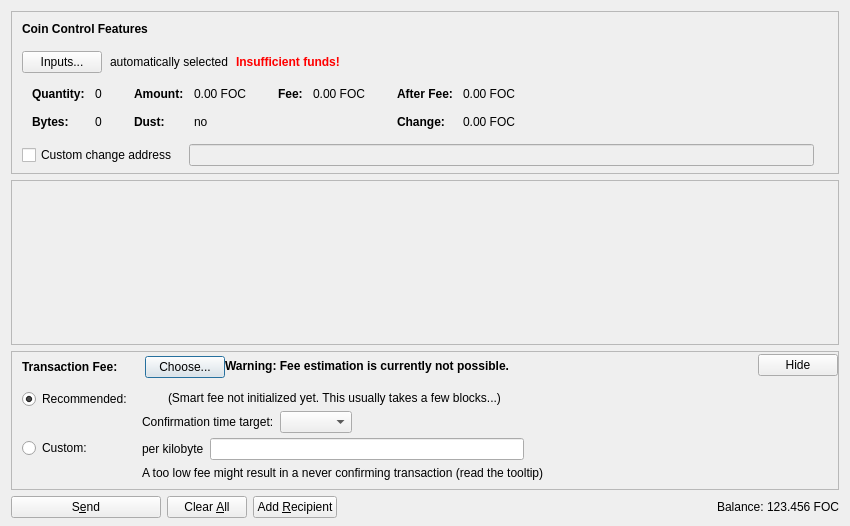
<?xml version="1.0" encoding="UTF-8"?>
<ui version="4.0">
 <class>SendCoinsDialog</class>
 <widget class="QDialog" name="SendCoinsDialog">
  <property name="geometry">
   <rect>
    <x>0</x>
    <y>0</y>
    <width>850</width>
    <height>526</height>
   </rect>
  </property>
  <property name="windowTitle">
   <string>Send Coins</string>
  </property>
  <layout class="QVBoxLayout" name="verticalLayout" stretch="0,1,0,0">
   <property name="bottomMargin">
    <number>8</number>
   </property>
   <item>
    <widget class="QFrame" name="frameCoinControl">
     <property name="sizePolicy">
      <sizepolicy hsizetype="Expanding" vsizetype="Expanding">
       <horstretch>0</horstretch>
       <verstretch>0</verstretch>
      </sizepolicy>
     </property>
     <property name="maximumSize">
      <size>
       <width>16777215</width>
       <height>16777215</height>
      </size>
     </property>
     <property name="frameShape">
      <enum>QFrame::StyledPanel</enum>
     </property>
     <property name="frameShadow">
      <enum>QFrame::Sunken</enum>
     </property>
     <layout class="QVBoxLayout" name="verticalLayoutCoinControl2">
      <property name="spacing">
       <number>0</number>
      </property>
      <property name="leftMargin">
       <number>0</number>
      </property>
      <property name="topMargin">
       <number>0</number>
      </property>
      <property name="rightMargin">
       <number>0</number>
      </property>
      <property name="bottomMargin">
       <number>6</number>
      </property>
      <item>
       <layout class="QVBoxLayout" name="verticalLayoutCoinControl" stretch="0,0,0,0,1">
        <property name="spacing">
         <number>0</number>
        </property>
        <property name="leftMargin">
         <number>10</number>
        </property>
        <property name="topMargin">
         <number>10</number>
        </property>
        <item>
         <layout class="QHBoxLayout" name="horizontalLayoutCoinControl1">
          <property name="bottomMargin">
           <number>15</number>
          </property>
          <item>
           <widget class="QLabel" name="labelCoinControlFeatures">
            <property name="sizePolicy">
             <sizepolicy hsizetype="Preferred" vsizetype="Maximum">
              <horstretch>0</horstretch>
              <verstretch>0</verstretch>
             </sizepolicy>
            </property>
            <property name="font">
             <font>
              <weight>75</weight>
              <bold>true</bold>
             </font>
            </property>
            <property name="styleSheet">
             <string notr="true">font-weight:bold;</string>
            </property>
            <property name="text">
             <string>Coin Control Features</string>
            </property>
           </widget>
          </item>
         </layout>
        </item>
        <item>
         <layout class="QHBoxLayout" name="horizontalLayoutCoinControl2" stretch="0,0,0,0">
          <property name="spacing">
           <number>8</number>
          </property>
          <property name="bottomMargin">
           <number>10</number>
          </property>
          <item>
           <widget class="QPushButton" name="pushButtonCoinControl">
            <property name="styleSheet">
             <string notr="true"/>
            </property>
            <property name="text">
             <string>Inputs...</string>
            </property>
            <property name="autoDefault">
             <bool>false</bool>
            </property>
           </widget>
          </item>
          <item>
           <widget class="QLabel" name="labelCoinControlAutomaticallySelected">
            <property name="text">
             <string>automatically selected</string>
            </property>
            <property name="margin">
             <number>5</number>
            </property>
           </widget>
          </item>
          <item>
           <widget class="QLabel" name="labelCoinControlInsuffFunds">
            <property name="font">
             <font>
              <weight>75</weight>
              <bold>true</bold>
             </font>
            </property>
            <property name="styleSheet">
             <string notr="true">color:red;font-weight:bold;</string>
            </property>
            <property name="text">
             <string>Insufficient funds!</string>
            </property>
            <property name="margin">
             <number>5</number>
            </property>
           </widget>
          </item>
          <item>
           <spacer name="horizontalSpacerCoinControl">
            <property name="orientation">
             <enum>Qt::Horizontal</enum>
            </property>
            <property name="sizeHint" stdset="0">
             <size>
              <width>40</width>
              <height>1</height>
             </size>
            </property>
           </spacer>
          </item>
         </layout>
        </item>
        <item>
         <widget class="QWidget" name="widgetCoinControl" native="true">
          <property name="sizePolicy">
           <sizepolicy hsizetype="Preferred" vsizetype="Preferred">
            <horstretch>0</horstretch>
            <verstretch>0</verstretch>
           </sizepolicy>
          </property>
          <property name="minimumSize">
           <size>
            <width>0</width>
            <height>0</height>
           </size>
          </property>
          <property name="styleSheet">
           <string notr="true"/>
          </property>
          <layout class="QHBoxLayout" name="horizontalLayoutCoinControl5">
           <property name="leftMargin">
            <number>0</number>
           </property>
           <property name="topMargin">
            <number>0</number>
           </property>
           <property name="rightMargin">
            <number>0</number>
           </property>
           <property name="bottomMargin">
            <number>0</number>
           </property>
           <item>
            <layout class="QHBoxLayout" name="horizontalLayoutCoinControl3" stretch="0,0,0,1">
             <property name="spacing">
              <number>20</number>
             </property>
             <property name="topMargin">
              <number>0</number>
             </property>
             <property name="bottomMargin">
              <number>10</number>
             </property>
             <item>
              <layout class="QFormLayout" name="formLayoutCoinControl1">
               <property name="horizontalSpacing">
                <number>10</number>
               </property>
               <property name="verticalSpacing">
                <number>14</number>
               </property>
               <property name="leftMargin">
                <number>10</number>
               </property>
               <property name="topMargin">
                <number>4</number>
               </property>
               <property name="rightMargin">
                <number>6</number>
               </property>
               <item row="0" column="0">
                <widget class="QLabel" name="labelCoinControlQuantityText">
                 <property name="font">
                  <font>
                   <weight>75</weight>
                   <bold>true</bold>
                  </font>
                 </property>
                 <property name="text">
                  <string>Quantity:</string>
                 </property>
                 <property name="margin">
                  <number>0</number>
                 </property>
                </widget>
               </item>
               <item row="0" column="1">
                <widget class="QLabel" name="labelCoinControlQuantity">
                 <property name="cursor">
                  <cursorShape>IBeamCursor</cursorShape>
                 </property>
                 <property name="contextMenuPolicy">
                  <enum>Qt::ActionsContextMenu</enum>
                 </property>
                 <property name="text">
                  <string notr="true">0</string>
                 </property>
                 <property name="margin">
                  <number>0</number>
                 </property>
                 <property name="textInteractionFlags">
                  <set>Qt::LinksAccessibleByMouse|Qt::TextSelectableByKeyboard|Qt::TextSelectableByMouse</set>
                 </property>
                </widget>
               </item>
               <item row="1" column="0">
                <widget class="QLabel" name="labelCoinControlBytesText">
                 <property name="font">
                  <font>
                   <weight>75</weight>
                   <bold>true</bold>
                  </font>
                 </property>
                 <property name="text">
                  <string>Bytes:</string>
                 </property>
                </widget>
               </item>
               <item row="1" column="1">
                <widget class="QLabel" name="labelCoinControlBytes">
                 <property name="cursor">
                  <cursorShape>IBeamCursor</cursorShape>
                 </property>
                 <property name="contextMenuPolicy">
                  <enum>Qt::ActionsContextMenu</enum>
                 </property>
                 <property name="text">
                  <string notr="true">0</string>
                 </property>
                 <property name="textInteractionFlags">
                  <set>Qt::LinksAccessibleByMouse|Qt::TextSelectableByKeyboard|Qt::TextSelectableByMouse</set>
                 </property>
                </widget>
               </item>
              </layout>
             </item>
             <item>
              <layout class="QFormLayout" name="formLayoutCoinControl2">
               <property name="horizontalSpacing">
                <number>10</number>
               </property>
               <property name="verticalSpacing">
                <number>14</number>
               </property>
               <property name="leftMargin">
                <number>6</number>
               </property>
               <property name="topMargin">
                <number>4</number>
               </property>
               <property name="rightMargin">
                <number>6</number>
               </property>
               <item row="0" column="0">
                <widget class="QLabel" name="labelCoinControlAmountText">
                 <property name="font">
                  <font>
                   <weight>75</weight>
                   <bold>true</bold>
                  </font>
                 </property>
                 <property name="text">
                  <string>Amount:</string>
                 </property>
                 <property name="margin">
                  <number>0</number>
                 </property>
                </widget>
               </item>
               <item row="0" column="1">
                <widget class="QLabel" name="labelCoinControlAmount">
                 <property name="cursor">
                  <cursorShape>IBeamCursor</cursorShape>
                 </property>
                 <property name="contextMenuPolicy">
                  <enum>Qt::ActionsContextMenu</enum>
                 </property>
                 <property name="text">
                  <string notr="true">0.00 FOC</string>
                 </property>
                 <property name="textInteractionFlags">
                  <set>Qt::LinksAccessibleByMouse|Qt::TextSelectableByKeyboard|Qt::TextSelectableByMouse</set>
                 </property>
                </widget>
               </item>
               <item row="1" column="0">
                <widget class="QLabel" name="labelCoinControlLowOutputText">
                 <property name="font">
                  <font>
                   <weight>75</weight>
                   <bold>true</bold>
                  </font>
                 </property>
                 <property name="text">
                  <string>Dust:</string>
                 </property>
                </widget>
               </item>
               <item row="1" column="1">
                <widget class="QLabel" name="labelCoinControlLowOutput">
                 <property name="cursor">
                  <cursorShape>IBeamCursor</cursorShape>
                 </property>
                 <property name="contextMenuPolicy">
                  <enum>Qt::ActionsContextMenu</enum>
                 </property>
                 <property name="text">
                  <string notr="true">no</string>
                 </property>
                 <property name="textInteractionFlags">
                  <set>Qt::LinksAccessibleByMouse|Qt::TextSelectableByKeyboard|Qt::TextSelectableByMouse</set>
                 </property>
                </widget>
               </item>
              </layout>
             </item>
             <item>
              <layout class="QFormLayout" name="formLayoutCoinControl3">
               <property name="horizontalSpacing">
                <number>10</number>
               </property>
               <property name="verticalSpacing">
                <number>14</number>
               </property>
               <property name="leftMargin">
                <number>6</number>
               </property>
               <property name="topMargin">
                <number>4</number>
               </property>
               <property name="rightMargin">
                <number>6</number>
               </property>
               <item row="0" column="0">
                <widget class="QLabel" name="labelCoinControlFeeText">
                 <property name="font">
                  <font>
                   <weight>75</weight>
                   <bold>true</bold>
                  </font>
                 </property>
                 <property name="text">
                  <string>Fee:</string>
                 </property>
                 <property name="margin">
                  <number>0</number>
                 </property>
                </widget>
               </item>
               <item row="0" column="1">
                <widget class="QLabel" name="labelCoinControlFee">
                 <property name="cursor">
                  <cursorShape>IBeamCursor</cursorShape>
                 </property>
                 <property name="contextMenuPolicy">
                  <enum>Qt::ActionsContextMenu</enum>
                 </property>
                 <property name="text">
                  <string notr="true">0.00 FOC</string>
                 </property>
                 <property name="textInteractionFlags">
                  <set>Qt::LinksAccessibleByMouse|Qt::TextSelectableByKeyboard|Qt::TextSelectableByMouse</set>
                 </property>
                </widget>
               </item>
              </layout>
             </item>
             <item>
              <layout class="QFormLayout" name="formLayoutCoinControl4">
               <property name="horizontalSpacing">
                <number>10</number>
               </property>
               <property name="verticalSpacing">
                <number>14</number>
               </property>
               <property name="leftMargin">
                <number>6</number>
               </property>
               <property name="topMargin">
                <number>4</number>
               </property>
               <property name="rightMargin">
                <number>6</number>
               </property>
               <item row="0" column="0">
                <widget class="QLabel" name="labelCoinControlAfterFeeText">
                 <property name="font">
                  <font>
                   <weight>75</weight>
                   <bold>true</bold>
                  </font>
                 </property>
                 <property name="text">
                  <string>After Fee:</string>
                 </property>
                 <property name="margin">
                  <number>0</number>
                 </property>
                </widget>
               </item>
               <item row="0" column="1">
                <widget class="QLabel" name="labelCoinControlAfterFee">
                 <property name="cursor">
                  <cursorShape>IBeamCursor</cursorShape>
                 </property>
                 <property name="contextMenuPolicy">
                  <enum>Qt::ActionsContextMenu</enum>
                 </property>
                 <property name="text">
                  <string notr="true">0.00 FOC</string>
                 </property>
                 <property name="textInteractionFlags">
                  <set>Qt::LinksAccessibleByMouse|Qt::TextSelectableByKeyboard|Qt::TextSelectableByMouse</set>
                 </property>
                </widget>
               </item>
               <item row="1" column="0">
                <widget class="QLabel" name="labelCoinControlChangeText">
                 <property name="font">
                  <font>
                   <weight>75</weight>
                   <bold>true</bold>
                  </font>
                 </property>
                 <property name="text">
                  <string>Change:</string>
                 </property>
                </widget>
               </item>
               <item row="1" column="1">
                <widget class="QLabel" name="labelCoinControlChange">
                 <property name="cursor">
                  <cursorShape>IBeamCursor</cursorShape>
                 </property>
                 <property name="contextMenuPolicy">
                  <enum>Qt::ActionsContextMenu</enum>
                 </property>
                 <property name="text">
                  <string notr="true">0.00 FOC</string>
                 </property>
                 <property name="textInteractionFlags">
                  <set>Qt::LinksAccessibleByMouse|Qt::TextSelectableByKeyboard|Qt::TextSelectableByMouse</set>
                 </property>
                </widget>
               </item>
              </layout>
             </item>
            </layout>
           </item>
          </layout>
         </widget>
        </item>
        <item>
         <layout class="QHBoxLayout" name="horizontalLayoutCoinControl4" stretch="0,0,0">
          <property name="spacing">
           <number>12</number>
          </property>
          <property name="sizeConstraint">
           <enum>QLayout::SetDefaultConstraint</enum>
          </property>
          <property name="topMargin">
           <number>5</number>
          </property>
          <property name="rightMargin">
           <number>5</number>
          </property>
          <item>
           <widget class="QCheckBox" name="checkBoxCoinControlChange">
            <property name="toolTip">
             <string>If this is activated, but the change address is empty or invalid, change will be sent to a newly generated address.</string>
            </property>
            <property name="text">
             <string>Custom change address</string>
            </property>
           </widget>
          </item>
          <item>
           <widget class="QValidatedLineEdit" name="lineEditCoinControlChange">
            <property name="enabled">
             <bool>false</bool>
            </property>
            <property name="sizePolicy">
             <sizepolicy hsizetype="Expanding" vsizetype="Fixed">
              <horstretch>0</horstretch>
              <verstretch>0</verstretch>
             </sizepolicy>
            </property>
           </widget>
          </item>
          <item>
           <widget class="QLabel" name="labelCoinControlChangeLabel">
            <property name="sizePolicy">
             <sizepolicy hsizetype="Preferred" vsizetype="Expanding">
              <horstretch>0</horstretch>
              <verstretch>0</verstretch>
             </sizepolicy>
            </property>
            <property name="minimumSize">
             <size>
              <width>0</width>
              <height>0</height>
             </size>
            </property>
            <property name="text">
             <string/>
            </property>
            <property name="margin">
             <number>3</number>
            </property>
           </widget>
          </item>
         </layout>
        </item>
        <item>
         <spacer name="verticalSpacerCoinControl">
          <property name="orientation">
           <enum>Qt::Vertical</enum>
          </property>
          <property name="sizeHint" stdset="0">
           <size>
            <width>800</width>
            <height>1</height>
           </size>
          </property>
         </spacer>
        </item>
       </layout>
      </item>
     </layout>
    </widget>
   </item>
   <item>
    <widget class="QScrollArea" name="scrollArea">
     <property name="widgetResizable">
      <bool>true</bool>
     </property>
     <widget class="QWidget" name="scrollAreaWidgetContents">
      <property name="geometry">
       <rect>
        <x>0</x>
        <y>0</y>
        <width>830</width>
        <height>104</height>
       </rect>
      </property>
      <layout class="QVBoxLayout" name="verticalLayout_2" stretch="0,1">
       <property name="leftMargin">
        <number>0</number>
       </property>
       <property name="topMargin">
        <number>0</number>
       </property>
       <property name="rightMargin">
        <number>0</number>
       </property>
       <property name="bottomMargin">
        <number>0</number>
       </property>
       <item>
        <layout class="QVBoxLayout" name="entries">
         <property name="spacing">
          <number>6</number>
         </property>
        </layout>
       </item>
       <item>
        <spacer name="verticalSpacer">
         <property name="orientation">
          <enum>Qt::Vertical</enum>
         </property>
         <property name="sizeHint" stdset="0">
          <size>
           <width>20</width>
           <height>40</height>
          </size>
         </property>
        </spacer>
       </item>
      </layout>
     </widget>
    </widget>
   </item>
   <item>
    <widget class="QFrame" name="frameFee">
     <property name="sizePolicy">
      <sizepolicy hsizetype="Expanding" vsizetype="Expanding">
       <horstretch>0</horstretch>
       <verstretch>0</verstretch>
      </sizepolicy>
     </property>
     <property name="maximumSize">
      <size>
       <width>16777215</width>
       <height>16777215</height>
      </size>
     </property>
     <property name="frameShape">
      <enum>QFrame::StyledPanel</enum>
     </property>
     <property name="frameShadow">
      <enum>QFrame::Sunken</enum>
     </property>
     <layout class="QVBoxLayout" name="verticalLayoutFee1">
      <property name="spacing">
       <number>0</number>
      </property>
      <property name="leftMargin">
       <number>0</number>
      </property>
      <property name="topMargin">
       <number>0</number>
      </property>
      <property name="rightMargin">
       <number>0</number>
      </property>
      <property name="bottomMargin">
       <number>0</number>
      </property>
      <item>
       <layout class="QVBoxLayout" name="verticalLayoutFee2" stretch="0,0,0">
        <property name="spacing">
         <number>0</number>
        </property>
        <property name="leftMargin">
         <number>10</number>
        </property>
        <property name="topMargin">
         <number>0</number>
        </property>
        <item>
         <layout class="QHBoxLayout" name="horizontalLayoutFee1">
          <property name="bottomMargin">
           <number>0</number>
          </property>
          <item>
           <layout class="QVBoxLayout" name="verticalLayoutFee7">
            <property name="spacing">
             <number>0</number>
            </property>
            <item>
             <spacer name="verticalSpacerSmartFee">
              <property name="orientation">
               <enum>Qt::Vertical</enum>
              </property>
              <property name="sizeType">
               <enum>QSizePolicy::Fixed</enum>
              </property>
              <property name="sizeHint" stdset="0">
               <size>
                <width>1</width>
                <height>4</height>
               </size>
              </property>
             </spacer>
            </item>
            <item>
             <layout class="QHBoxLayout" name="horizontalLayoutSmartFee">
              <property name="spacing">
               <number>10</number>
              </property>
              <item>
               <widget class="QLabel" name="labelFeeHeadline">
                <property name="sizePolicy">
                 <sizepolicy hsizetype="Preferred" vsizetype="Maximum">
                  <horstretch>0</horstretch>
                  <verstretch>0</verstretch>
                 </sizepolicy>
                </property>
                <property name="font">
                 <font>
                  <weight>75</weight>
                  <bold>true</bold>
                 </font>
                </property>
                <property name="styleSheet">
                 <string notr="true">font-weight:bold;</string>
                </property>
                <property name="text">
                 <string>Transaction Fee:</string>
                </property>
               </widget>
              </item>
              <item>
               <widget class="QLabel" name="labelFeeMinimized">
                <property name="text">
                 <string/>
                </property>
               </widget>
              </item>
              <item>
               <widget class="QPushButton" name="buttonChooseFee">
                <property name="text">
                 <string>Choose...</string>
                </property>
               </widget>
              </item>
             </layout>
            </item>
            <item>
             <spacer name="verticalSpacer_5">
              <property name="orientation">
               <enum>Qt::Vertical</enum>
              </property>
              <property name="sizeHint" stdset="0">
               <size>
                <width>1</width>
                <height>1</height>
               </size>
              </property>
             </spacer>
            </item>
           </layout>
          </item>
          <item>
           <widget class="QLabel" name="fallbackFeeWarningLabel">
            <property name="toolTip">
             <string>Using the fallbackfee can result in sending a transaction that will take several hours or days (or never) to confirm. Consider choosing your fee manually or wait until you have validated the complete chain.</string>
            </property>
            <property name="font">
            <font>
                <weight>75</weight>
                <bold>true</bold>
            </font>
            </property>
            <property name="text">
             <string>Warning: Fee estimation is currently not possible.</string>
            </property>
            <property name="wordWrap">
             <bool>false</bool>
            </property>
           </widget>
          </item>
          <item>
           <spacer name="horizontalSpacer_4">
            <property name="orientation">
             <enum>Qt::Horizontal</enum>
            </property>
            <property name="sizeType">
             <enum>QSizePolicy::MinimumExpanding</enum>
            </property>
            <property name="sizeHint" stdset="0">
             <size>
              <width>40</width>
              <height>20</height>
             </size>
            </property>
           </spacer>
          </item>
          <item>
           <widget class="QPushButton" name="buttonMinimizeFee">
            <property name="toolTip">
             <string>collapse fee-settings</string>
            </property>
            <property name="text">
             <string>Hide</string>
            </property>
           </widget>
          </item>
         </layout>
        </item>
        <item>
         <widget class="QFrame" name="frameFeeSelection">
          <layout class="QVBoxLayout" name="verticalLayoutFee12">
           <property name="spacing">
            <number>0</number>
           </property>
           <property name="leftMargin">
            <number>0</number>
           </property>
           <property name="topMargin">
            <number>0</number>
           </property>
           <property name="rightMargin">
            <number>0</number>
           </property>
           <property name="bottomMargin">
            <number>0</number>
           </property>
           <item>
            <layout class="QGridLayout" name="gridLayoutFee">
             <property name="topMargin">
              <number>10</number>
             </property>
             <property name="bottomMargin">
              <number>4</number>
             </property>
             <property name="horizontalSpacing">
              <number>10</number>
             </property>
             <property name="verticalSpacing">
              <number>4</number>
             </property>
             <item row="1" column="1">
              <layout class="QVBoxLayout" name="verticalLayoutFee8">
               <property name="spacing">
                <number>6</number>
               </property>
               <item>
                <layout class="QHBoxLayout" name="horizontalLayoutFee13">
                 <item>
                  <widget class="QLabel" name="labelCustomPerKilobyte">
                   <property name="toolTip">
                    <string>Specify a custom fee per kB (1,000 bytes) of the transaction's virtual size.

Note:  Since the fee is calculated on a per-byte basis, a fee of "100 satoshis per kB" for a transaction size of 500 bytes (half of 1 kB) would ultimately yield a fee of only 50 satoshis.</string>
                   </property>
                   <property name="text">
                    <string>per kilobyte</string>
                   </property>
                  </widget>
                 </item>
                 <item>
                  <widget class="BitcoinAmountField" name="customFee"/>
                 </item>
                 <item>
                  <spacer name="horizontalSpacer_6">
                   <property name="orientation">
                    <enum>Qt::Horizontal</enum>
                   </property>
                   <property name="sizeHint" stdset="0">
                    <size>
                     <width>1</width>
                     <height>1</height>
                    </size>
                   </property>
                  </spacer>
                 </item>
                </layout>
               </item>
               <item>
                <layout class="QHBoxLayout" name="horizontalLayoutFee8">
                 <item>
                  <widget class="QLabel" name="labelCustomFeeWarning">
                   <property name="enabled">
                    <bool>true</bool>
                   </property>
                   <property name="toolTip">
                    <string>When there is less transaction volume than space in the blocks, miners as well as relaying nodes may enforce a minimum fee. Paying only this minimum fee is just fine, but be aware that this can result in a never confirming transaction once there is more demand for focalcoin transactions than the network can process.</string>
                   </property>
                   <property name="text">
                    <string>A too low fee might result in a never confirming transaction (read the tooltip)</string>
                   </property>
                  </widget>
                 </item>
                 <item>
                  <spacer name="horizontalSpacer_2">
                   <property name="orientation">
                    <enum>Qt::Horizontal</enum>
                   </property>
                   <property name="sizeHint" stdset="0">
                    <size>
                     <width>1</width>
                     <height>1</height>
                    </size>
                   </property>
                  </spacer>
                 </item>
                </layout>
               </item>
              </layout>
             </item>
             <item row="0" column="0">
              <layout class="QVBoxLayout" name="verticalLayoutFee4" stretch="0,1">
               <item>
                <widget class="QRadioButton" name="radioSmartFee">
                 <property name="text">
                  <string>Recommended:</string>
                 </property>
                 <property name="checked">
                  <bool>true</bool>
                 </property>
                 <attribute name="buttonGroup">
                  <string notr="true">groupFee</string>
                 </attribute>
                </widget>
               </item>
               <item>
                <spacer name="verticalSpacer_2">
                 <property name="orientation">
                  <enum>Qt::Vertical</enum>
                 </property>
                 <property name="sizeHint" stdset="0">
                  <size>
                   <width>1</width>
                   <height>1</height>
                  </size>
                 </property>
                </spacer>
               </item>
              </layout>
             </item>
             <item row="1" column="0">
              <layout class="QVBoxLayout" name="verticalLayoutFee9" stretch="0,1">
               <item>
                <widget class="QRadioButton" name="radioCustomFee">
                 <property name="text">
                  <string>Custom:</string>
                 </property>
                 <attribute name="buttonGroup">
                  <string notr="true">groupFee</string>
                 </attribute>
                </widget>
               </item>
               <item>
                <spacer name="verticalSpacer_6">
                 <property name="orientation">
                  <enum>Qt::Vertical</enum>
                 </property>
                 <property name="sizeHint" stdset="0">
                  <size>
                   <width>1</width>
                   <height>1</height>
                  </size>
                 </property>
                </spacer>
               </item>
              </layout>
             </item>
             <item row="0" column="1">
              <layout class="QVBoxLayout" name="verticalLayoutFee3" stretch="0,0,1">
               <property name="spacing">
                <number>6</number>
               </property>
               <property name="topMargin">
                <number>2</number>
               </property>
               <item>
                <layout class="QHBoxLayout" name="horizontalLayoutFee12">
                 <item>
                  <widget class="QLabel" name="labelSmartFee">
                   <property name="text">
                    <string/>
                   </property>
                  </widget>
                 </item>
                 <item>
                  <widget class="QLabel" name="labelFeeEstimation">
                   <property name="text">
                    <string/>
                   </property>
                  </widget>
                 </item>
                 <item>
                  <widget class="QLabel" name="labelSmartFee2">
                   <property name="text">
                    <string>(Smart fee not initialized yet. This usually takes a few blocks...)</string>
                   </property>
                  </widget>
                 </item>
                 <item>
                  <spacer name="horizontalSpacer_5">
                   <property name="orientation">
                    <enum>Qt::Horizontal</enum>
                   </property>
                   <property name="sizeHint" stdset="0">
                    <size>
                     <width>1</width>
                     <height>1</height>
                    </size>
                   </property>
                  </spacer>
                 </item>
                </layout>
               </item>
               <item>
                <layout class="QHBoxLayout" name="horizontalLayoutFee9">
                 <item>
                  <layout class="QVBoxLayout" name="verticalLayoutFee6">
                   <item>
                    <widget class="QLabel" name="labelSmartFee3">
                     <property name="text">
                      <string>Confirmation time target:</string>
                     </property>
                    </widget>
                   </item>
                  </layout>
                 </item>
                 <item>
                  <layout class="QVBoxLayout" name="verticalLayoutFee5">
                   <property name="rightMargin">
                    <number>30</number>
                   </property>
                   <item>
                    <layout class="QHBoxLayout" name="horizontalLayoutConfTarget">
                     <property name="bottomMargin">
                      <number>0</number>
                     </property>
                     <item>
                      <widget class="QComboBox" name="confTargetSelector"/>
                     </item>
                     <item>
                      <spacer name="horizontalSpacerConfTarget">
                       <property name="orientation">
                        <enum>Qt::Horizontal</enum>
                       </property>
                       <property name="sizeHint" stdset="0">
                        <size>
                         <width>40</width>
                         <height>20</height>
                        </size>
                       </property>
                      </spacer>
                     </item>
                    </layout>
                   </item>
                  </layout>
                 </item>
                </layout>
               </item>
               <item>
                <spacer name="verticalSpacer_4">
                 <property name="orientation">
                  <enum>Qt::Vertical</enum>
                 </property>
                 <property name="sizeHint" stdset="0">
                  <size>
                   <width>1</width>
                   <height>1</height>
                  </size>
                 </property>
                </spacer>
               </item>
              </layout>
             </item>
            </layout>
           </item>
          </layout>
         </widget>
        </item>
        <item>
         <spacer name="verticalSpacerFee">
          <property name="orientation">
           <enum>Qt::Vertical</enum>
          </property>
          <property name="sizeHint" stdset="0">
           <size>
            <width>40</width>
            <height>5</height>
           </size>
          </property>
         </spacer>
        </item>
       </layout>
      </item>
     </layout>
    </widget>
   </item>
   <item>
    <layout class="QHBoxLayout" name="horizontalLayout">
     <item>
      <widget class="QPushButton" name="sendButton">
       <property name="minimumSize">
        <size>
         <width>150</width>
         <height>0</height>
        </size>
       </property>
       <property name="toolTip">
        <string>Confirm the send action</string>
       </property>
       <property name="text">
        <string>S&amp;end</string>
       </property>
       <property name="icon">
        <iconset resource="../bitcoin.qrc">
         <normaloff>:/icons/send</normaloff>:/icons/send</iconset>
       </property>
       <property name="autoDefault">
        <bool>false</bool>
       </property>
       <property name="default">
        <bool>false</bool>
       </property>
      </widget>
     </item>
     <item>
      <widget class="QPushButton" name="clearButton">
       <property name="sizePolicy">
        <sizepolicy hsizetype="Minimum" vsizetype="Fixed">
         <horstretch>0</horstretch>
         <verstretch>0</verstretch>
        </sizepolicy>
       </property>
       <property name="toolTip">
        <string>Clear all fields of the form.</string>
       </property>
       <property name="text">
        <string>Clear &amp;All</string>
       </property>
       <property name="icon">
        <iconset resource="../bitcoin.qrc">
         <normaloff>:/icons/remove</normaloff>:/icons/remove</iconset>
       </property>
       <property name="autoDefault">
        <bool>false</bool>
       </property>
      </widget>
     </item>
     <item>
      <widget class="QPushButton" name="addButton">
       <property name="toolTip">
        <string>Send to multiple recipients at once</string>
       </property>
       <property name="text">
        <string>Add &amp;Recipient</string>
       </property>
       <property name="icon">
        <iconset resource="../bitcoin.qrc">
         <normaloff>:/icons/add</normaloff>:/icons/add</iconset>
       </property>
       <property name="autoDefault">
        <bool>false</bool>
       </property>
      </widget>
     </item>
     <item>
      <spacer name="horizontalSpacer">
       <property name="orientation">
        <enum>Qt::Horizontal</enum>
       </property>
       <property name="sizeHint" stdset="0">
        <size>
         <width>40</width>
         <height>20</height>
        </size>
       </property>
      </spacer>
     </item>
     <item>
      <layout class="QHBoxLayout" name="horizontalLayout_2">
       <property name="spacing">
        <number>3</number>
       </property>
       <item>
        <widget class="QLabel" name="label">
         <property name="sizePolicy">
          <sizepolicy hsizetype="Preferred" vsizetype="Fixed">
           <horstretch>0</horstretch>
           <verstretch>0</verstretch>
          </sizepolicy>
         </property>
         <property name="text">
          <string>Balance:</string>
         </property>
        </widget>
       </item>
       <item>
        <widget class="QLabel" name="labelBalance">
         <property name="sizePolicy">
          <sizepolicy hsizetype="Preferred" vsizetype="Fixed">
           <horstretch>0</horstretch>
           <verstretch>0</verstretch>
          </sizepolicy>
         </property>
         <property name="cursor">
          <cursorShape>IBeamCursor</cursorShape>
         </property>
         <property name="text">
          <string notr="true">123.456 FOC</string>
         </property>
         <property name="textInteractionFlags">
          <set>Qt::LinksAccessibleByMouse|Qt::TextSelectableByKeyboard|Qt::TextSelectableByMouse</set>
         </property>
        </widget>
       </item>
      </layout>
     </item>
    </layout>
   </item>
  </layout>
 </widget>
 <customwidgets>
  <customwidget>
   <class>QValidatedLineEdit</class>
   <extends>QLineEdit</extends>
   <header>qt/qvalidatedlineedit.h</header>
  </customwidget>
  <customwidget>
   <class>BitcoinAmountField</class>
   <extends>QLineEdit</extends>
   <header>qt/bitcoinamountfield.h</header>
   <container>1</container>
  </customwidget>
 </customwidgets>
 <resources>
  <include location="../bitcoin.qrc"/>
 </resources>
 <connections/>
 <buttongroups>
  <buttongroup name="groupFee"/>
 </buttongroups>
</ui>
